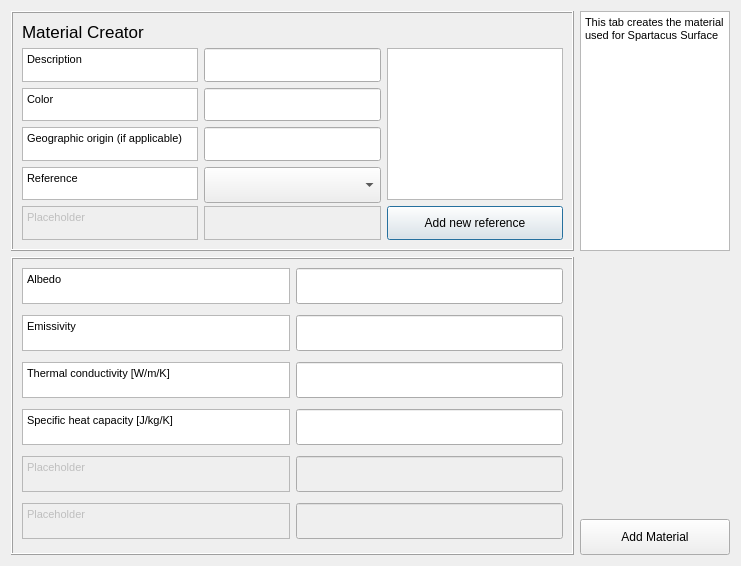
<?xml version="1.0" encoding="UTF-8"?>
<ui version="4.0">
 <class>SpartacusMaterialDialogBase</class>
 <widget class="QDialog" name="SpartacusMaterialDialogBase">
  <property name="geometry">
   <rect>
    <x>0</x>
    <y>0</y>
    <width>741</width>
    <height>566</height>
   </rect>
  </property>
  <property name="windowTitle">
   <string>Urban Type Database editor</string>
  </property>
  <layout class="QGridLayout" name="gridLayout_3">
   <item row="0" column="0">
    <widget class="QFrame" name="frame1">
     <property name="maximumSize">
      <size>
       <width>16777215</width>
       <height>240</height>
      </size>
     </property>
     <property name="frameShape">
      <enum>QFrame::Box</enum>
     </property>
     <property name="frameShadow">
      <enum>QFrame::Raised</enum>
     </property>
     <layout class="QGridLayout" name="gridLayout_2">
      <item row="3" column="0">
       <widget class="QTextBrowser" name="textBrowserOrig">
        <property name="sizePolicy">
         <sizepolicy hsizetype="Expanding" vsizetype="Preferred">
          <horstretch>0</horstretch>
          <verstretch>0</verstretch>
         </sizepolicy>
        </property>
        <property name="maximumSize">
         <size>
          <width>16777215</width>
          <height>36</height>
         </size>
        </property>
        <property name="html">
         <string>&lt;!DOCTYPE HTML PUBLIC &quot;-//W3C//DTD HTML 4.0//EN&quot; &quot;http://www.w3.org/TR/REC-html40/strict.dtd&quot;&gt;
&lt;html&gt;&lt;head&gt;&lt;meta name=&quot;qrichtext&quot; content=&quot;1&quot; /&gt;&lt;style type=&quot;text/css&quot;&gt;
p, li { white-space: pre-wrap; }
&lt;/style&gt;&lt;/head&gt;&lt;body style=&quot; font-family:'MS Shell Dlg 2'; font-size:7.8pt; font-weight:400; font-style:normal;&quot;&gt;
&lt;p style=&quot; margin-top:0px; margin-bottom:0px; margin-left:0px; margin-right:0px; -qt-block-indent:0; text-indent:0px;&quot;&gt;&lt;span style=&quot; font-size:8pt;&quot;&gt;Geographic origin (if applicable)&lt;/span&gt;&lt;/p&gt;&lt;/body&gt;&lt;/html&gt;</string>
        </property>
       </widget>
      </item>
      <item row="4" column="0">
       <widget class="QTextBrowser" name="textBrowserOrig_11">
        <property name="enabled">
         <bool>true</bool>
        </property>
        <property name="sizePolicy">
         <sizepolicy hsizetype="Preferred" vsizetype="Preferred">
          <horstretch>0</horstretch>
          <verstretch>0</verstretch>
         </sizepolicy>
        </property>
        <property name="maximumSize">
         <size>
          <width>16777215</width>
          <height>36</height>
         </size>
        </property>
        <property name="html">
         <string>&lt;!DOCTYPE HTML PUBLIC &quot;-//W3C//DTD HTML 4.0//EN&quot; &quot;http://www.w3.org/TR/REC-html40/strict.dtd&quot;&gt;
&lt;html&gt;&lt;head&gt;&lt;meta name=&quot;qrichtext&quot; content=&quot;1&quot; /&gt;&lt;style type=&quot;text/css&quot;&gt;
p, li { white-space: pre-wrap; }
&lt;/style&gt;&lt;/head&gt;&lt;body style=&quot; font-family:'MS Shell Dlg 2'; font-size:7.8pt; font-weight:400; font-style:normal;&quot;&gt;
&lt;p style=&quot; margin-top:0px; margin-bottom:0px; margin-left:0px; margin-right:0px; -qt-block-indent:0; text-indent:0px;&quot;&gt;&lt;span style=&quot; font-size:8pt;&quot;&gt;Reference&lt;/span&gt;&lt;/p&gt;&lt;/body&gt;&lt;/html&gt;</string>
        </property>
       </widget>
      </item>
      <item row="5" column="1">
       <widget class="QTextBrowser" name="textBrowserOrig_9">
        <property name="enabled">
         <bool>false</bool>
        </property>
        <property name="sizePolicy">
         <sizepolicy hsizetype="Expanding" vsizetype="Preferred">
          <horstretch>0</horstretch>
          <verstretch>0</verstretch>
         </sizepolicy>
        </property>
        <property name="maximumSize">
         <size>
          <width>16777215</width>
          <height>36</height>
         </size>
        </property>
        <property name="html">
         <string>&lt;!DOCTYPE HTML PUBLIC &quot;-//W3C//DTD HTML 4.0//EN&quot; &quot;http://www.w3.org/TR/REC-html40/strict.dtd&quot;&gt;
&lt;html&gt;&lt;head&gt;&lt;meta name=&quot;qrichtext&quot; content=&quot;1&quot; /&gt;&lt;style type=&quot;text/css&quot;&gt;
p, li { white-space: pre-wrap; }
&lt;/style&gt;&lt;/head&gt;&lt;body style=&quot; font-family:'MS Shell Dlg 2'; font-size:7.8pt; font-weight:400; font-style:normal;&quot;&gt;
&lt;p style=&quot;-qt-paragraph-type:empty; margin-top:0px; margin-bottom:0px; margin-left:0px; margin-right:0px; -qt-block-indent:0; text-indent:0px; font-size:8.25pt;&quot;&gt;&lt;br /&gt;&lt;/p&gt;&lt;/body&gt;&lt;/html&gt;</string>
        </property>
       </widget>
      </item>
      <item row="2" column="0">
       <widget class="QTextBrowser" name="textBrowserOrig_10">
        <property name="sizePolicy">
         <sizepolicy hsizetype="Expanding" vsizetype="Preferred">
          <horstretch>0</horstretch>
          <verstretch>0</verstretch>
         </sizepolicy>
        </property>
        <property name="maximumSize">
         <size>
          <width>16777215</width>
          <height>36</height>
         </size>
        </property>
        <property name="html">
         <string>&lt;!DOCTYPE HTML PUBLIC &quot;-//W3C//DTD HTML 4.0//EN&quot; &quot;http://www.w3.org/TR/REC-html40/strict.dtd&quot;&gt;
&lt;html&gt;&lt;head&gt;&lt;meta name=&quot;qrichtext&quot; content=&quot;1&quot; /&gt;&lt;style type=&quot;text/css&quot;&gt;
p, li { white-space: pre-wrap; }
&lt;/style&gt;&lt;/head&gt;&lt;body style=&quot; font-family:'MS Shell Dlg 2'; font-size:7.8pt; font-weight:400; font-style:normal;&quot;&gt;
&lt;p style=&quot; margin-top:0px; margin-bottom:0px; margin-left:0px; margin-right:0px; -qt-block-indent:0; text-indent:0px;&quot;&gt;&lt;span style=&quot; font-size:8pt;&quot;&gt;Color&lt;/span&gt;&lt;/p&gt;&lt;/body&gt;&lt;/html&gt;</string>
        </property>
       </widget>
      </item>
      <item row="5" column="2">
       <widget class="QPushButton" name="pushButtonToRefManager">
        <property name="enabled">
         <bool>true</bool>
        </property>
        <property name="sizePolicy">
         <sizepolicy hsizetype="Minimum" vsizetype="Expanding">
          <horstretch>0</horstretch>
          <verstretch>0</verstretch>
         </sizepolicy>
        </property>
        <property name="maximumSize">
         <size>
          <width>16777215</width>
          <height>36</height>
         </size>
        </property>
        <property name="text">
         <string>Add new reference</string>
        </property>
       </widget>
      </item>
      <item row="1" column="2" rowspan="4">
       <widget class="QTextBrowser" name="textBrowserRef">
        <property name="enabled">
         <bool>true</bool>
        </property>
        <property name="sizePolicy">
         <sizepolicy hsizetype="Preferred" vsizetype="Expanding">
          <horstretch>0</horstretch>
          <verstretch>0</verstretch>
         </sizepolicy>
        </property>
        <property name="minimumSize">
         <size>
          <width>0</width>
          <height>0</height>
         </size>
        </property>
        <property name="maximumSize">
         <size>
          <width>525</width>
          <height>211</height>
         </size>
        </property>
       </widget>
      </item>
      <item row="1" column="0">
       <widget class="QTextBrowser" name="textBrowserDesc">
        <property name="sizePolicy">
         <sizepolicy hsizetype="Expanding" vsizetype="Preferred">
          <horstretch>0</horstretch>
          <verstretch>0</verstretch>
         </sizepolicy>
        </property>
        <property name="maximumSize">
         <size>
          <width>16777215</width>
          <height>36</height>
         </size>
        </property>
        <property name="html">
         <string>&lt;!DOCTYPE HTML PUBLIC &quot;-//W3C//DTD HTML 4.0//EN&quot; &quot;http://www.w3.org/TR/REC-html40/strict.dtd&quot;&gt;
&lt;html&gt;&lt;head&gt;&lt;meta name=&quot;qrichtext&quot; content=&quot;1&quot; /&gt;&lt;style type=&quot;text/css&quot;&gt;
p, li { white-space: pre-wrap; }
&lt;/style&gt;&lt;/head&gt;&lt;body style=&quot; font-family:'MS Shell Dlg 2'; font-size:7.8pt; font-weight:400; font-style:normal;&quot;&gt;
&lt;p style=&quot; margin-top:0px; margin-bottom:0px; margin-left:0px; margin-right:0px; -qt-block-indent:0; text-indent:0px;&quot;&gt;&lt;span style=&quot; font-size:8pt;&quot;&gt;Description&lt;/span&gt;&lt;/p&gt;&lt;/body&gt;&lt;/html&gt;</string>
        </property>
       </widget>
      </item>
      <item row="1" column="1">
       <widget class="QgsFilterLineEdit" name="textEditDesc">
        <property name="sizePolicy">
         <sizepolicy hsizetype="Expanding" vsizetype="Preferred">
          <horstretch>0</horstretch>
          <verstretch>0</verstretch>
         </sizepolicy>
        </property>
        <property name="maximumSize">
         <size>
          <width>16777215</width>
          <height>36</height>
         </size>
        </property>
        <property name="inputMethodHints">
         <set>Qt::ImhNone</set>
        </property>
        <property name="qgisRelation" stdset="0">
         <string notr="true"/>
        </property>
       </widget>
      </item>
      <item row="2" column="1">
       <widget class="QgsFilterLineEdit" name="textEditColor">
        <property name="sizePolicy">
         <sizepolicy hsizetype="Expanding" vsizetype="Preferred">
          <horstretch>0</horstretch>
          <verstretch>0</verstretch>
         </sizepolicy>
        </property>
        <property name="maximumSize">
         <size>
          <width>16777215</width>
          <height>36</height>
         </size>
        </property>
        <property name="inputMethodHints">
         <set>Qt::ImhNone</set>
        </property>
        <property name="qgisRelation" stdset="0">
         <string notr="true"/>
        </property>
       </widget>
      </item>
      <item row="3" column="1">
       <widget class="QgsFilterLineEdit" name="textEditOrig">
        <property name="sizePolicy">
         <sizepolicy hsizetype="Expanding" vsizetype="Preferred">
          <horstretch>0</horstretch>
          <verstretch>0</verstretch>
         </sizepolicy>
        </property>
        <property name="maximumSize">
         <size>
          <width>16777215</width>
          <height>36</height>
         </size>
        </property>
        <property name="qgisRelation" stdset="0">
         <string notr="true"/>
        </property>
       </widget>
      </item>
      <item row="5" column="0">
       <widget class="QTextBrowser" name="textBrowserOrig_8">
        <property name="enabled">
         <bool>false</bool>
        </property>
        <property name="sizePolicy">
         <sizepolicy hsizetype="Expanding" vsizetype="Preferred">
          <horstretch>0</horstretch>
          <verstretch>0</verstretch>
         </sizepolicy>
        </property>
        <property name="maximumSize">
         <size>
          <width>16777215</width>
          <height>36</height>
         </size>
        </property>
        <property name="html">
         <string>&lt;!DOCTYPE HTML PUBLIC &quot;-//W3C//DTD HTML 4.0//EN&quot; &quot;http://www.w3.org/TR/REC-html40/strict.dtd&quot;&gt;
&lt;html&gt;&lt;head&gt;&lt;meta name=&quot;qrichtext&quot; content=&quot;1&quot; /&gt;&lt;style type=&quot;text/css&quot;&gt;
p, li { white-space: pre-wrap; }
&lt;/style&gt;&lt;/head&gt;&lt;body style=&quot; font-family:'MS Shell Dlg 2'; font-size:7.8pt; font-weight:400; font-style:normal;&quot;&gt;
&lt;p style=&quot; margin-top:0px; margin-bottom:0px; margin-left:0px; margin-right:0px; -qt-block-indent:0; text-indent:0px;&quot;&gt;&lt;span style=&quot; font-size:8.25pt;&quot;&gt;Placeholder&lt;/span&gt;&lt;/p&gt;&lt;/body&gt;&lt;/html&gt;</string>
        </property>
       </widget>
      </item>
      <item row="4" column="1">
       <widget class="QComboBox" name="comboBoxRef">
        <property name="enabled">
         <bool>true</bool>
        </property>
        <property name="sizePolicy">
         <sizepolicy hsizetype="Preferred" vsizetype="Preferred">
          <horstretch>0</horstretch>
          <verstretch>0</verstretch>
         </sizepolicy>
        </property>
        <property name="minimumSize">
         <size>
          <width>0</width>
          <height>36</height>
         </size>
        </property>
        <property name="maximumSize">
         <size>
          <width>500</width>
          <height>36</height>
         </size>
        </property>
       </widget>
      </item>
      <item row="0" column="0">
       <widget class="QLabel" name="label_3">
        <property name="font">
         <font>
          <pointsize>13</pointsize>
          <weight>50</weight>
          <italic>false</italic>
          <bold>false</bold>
          <strikeout>false</strikeout>
          <kerning>true</kerning>
         </font>
        </property>
        <property name="text">
         <string>Material Creator</string>
        </property>
       </widget>
      </item>
     </layout>
    </widget>
   </item>
   <item row="0" column="1">
    <widget class="QTextBrowser" name="textBrowserDescVar">
     <property name="enabled">
      <bool>true</bool>
     </property>
     <property name="sizePolicy">
      <sizepolicy hsizetype="Preferred" vsizetype="Preferred">
       <horstretch>0</horstretch>
       <verstretch>0</verstretch>
      </sizepolicy>
     </property>
     <property name="minimumSize">
      <size>
       <width>150</width>
       <height>0</height>
      </size>
     </property>
     <property name="maximumSize">
      <size>
       <width>16777215</width>
       <height>16777215</height>
      </size>
     </property>
     <property name="html">
      <string>&lt;!DOCTYPE HTML PUBLIC &quot;-//W3C//DTD HTML 4.0//EN&quot; &quot;http://www.w3.org/TR/REC-html40/strict.dtd&quot;&gt;
&lt;html&gt;&lt;head&gt;&lt;meta name=&quot;qrichtext&quot; content=&quot;1&quot; /&gt;&lt;style type=&quot;text/css&quot;&gt;
p, li { white-space: pre-wrap; }
&lt;/style&gt;&lt;/head&gt;&lt;body style=&quot; font-family:'MS Shell Dlg 2'; font-size:7.8pt; font-weight:400; font-style:normal;&quot;&gt;
&lt;p style=&quot; margin-top:12px; margin-bottom:12px; margin-left:0px; margin-right:0px; -qt-block-indent:0; text-indent:0px;&quot;&gt;&lt;span style=&quot; font-size:8pt;&quot;&gt;This tab creates the material used for Spartacus Surface&lt;/span&gt;&lt;/p&gt;&lt;/body&gt;&lt;/html&gt;</string>
     </property>
    </widget>
   </item>
   <item row="1" column="0" rowspan="2">
    <widget class="QFrame" name="frame">
     <property name="frameShape">
      <enum>QFrame::Box</enum>
     </property>
     <property name="frameShadow">
      <enum>QFrame::Raised</enum>
     </property>
     <layout class="QGridLayout" name="gridLayout">
      <property name="verticalSpacing">
       <number>11</number>
      </property>
      <item row="10" column="1">
       <widget class="QgsFilterLineEdit" name="textEditDesc_6">
        <property name="enabled">
         <bool>false</bool>
        </property>
        <property name="sizePolicy">
         <sizepolicy hsizetype="Expanding" vsizetype="Preferred">
          <horstretch>0</horstretch>
          <verstretch>0</verstretch>
         </sizepolicy>
        </property>
        <property name="maximumSize">
         <size>
          <width>16777215</width>
          <height>36</height>
         </size>
        </property>
        <property name="inputMethodHints">
         <set>Qt::ImhNone</set>
        </property>
        <property name="qgisRelation" stdset="0">
         <string notr="true"/>
        </property>
       </widget>
      </item>
      <item row="9" column="0">
       <widget class="QTextBrowser" name="textBrowserOrig_5">
        <property name="sizePolicy">
         <sizepolicy hsizetype="Expanding" vsizetype="Preferred">
          <horstretch>0</horstretch>
          <verstretch>0</verstretch>
         </sizepolicy>
        </property>
        <property name="maximumSize">
         <size>
          <width>16777215</width>
          <height>36</height>
         </size>
        </property>
        <property name="html">
         <string>&lt;!DOCTYPE HTML PUBLIC &quot;-//W3C//DTD HTML 4.0//EN&quot; &quot;http://www.w3.org/TR/REC-html40/strict.dtd&quot;&gt;
&lt;html&gt;&lt;head&gt;&lt;meta name=&quot;qrichtext&quot; content=&quot;1&quot; /&gt;&lt;style type=&quot;text/css&quot;&gt;
p, li { white-space: pre-wrap; }
&lt;/style&gt;&lt;/head&gt;&lt;body style=&quot; font-family:'MS Shell Dlg 2'; font-size:7.8pt; font-weight:400; font-style:normal;&quot;&gt;
&lt;p style=&quot; margin-top:0px; margin-bottom:0px; margin-left:0px; margin-right:0px; -qt-block-indent:0; text-indent:0px;&quot;&gt;&lt;span style=&quot; font-size:8.25pt;&quot;&gt;Specific heat capacity [J/kg/K]&lt;/span&gt;&lt;/p&gt;&lt;/body&gt;&lt;/html&gt;</string>
        </property>
       </widget>
      </item>
      <item row="11" column="0">
       <widget class="QTextBrowser" name="textBrowserOrig_7">
        <property name="enabled">
         <bool>false</bool>
        </property>
        <property name="sizePolicy">
         <sizepolicy hsizetype="Expanding" vsizetype="Preferred">
          <horstretch>0</horstretch>
          <verstretch>0</verstretch>
         </sizepolicy>
        </property>
        <property name="maximumSize">
         <size>
          <width>16777215</width>
          <height>36</height>
         </size>
        </property>
        <property name="html">
         <string>&lt;!DOCTYPE HTML PUBLIC &quot;-//W3C//DTD HTML 4.0//EN&quot; &quot;http://www.w3.org/TR/REC-html40/strict.dtd&quot;&gt;
&lt;html&gt;&lt;head&gt;&lt;meta name=&quot;qrichtext&quot; content=&quot;1&quot; /&gt;&lt;style type=&quot;text/css&quot;&gt;
p, li { white-space: pre-wrap; }
&lt;/style&gt;&lt;/head&gt;&lt;body style=&quot; font-family:'MS Shell Dlg 2'; font-size:7.8pt; font-weight:400; font-style:normal;&quot;&gt;
&lt;p style=&quot; margin-top:0px; margin-bottom:0px; margin-left:0px; margin-right:0px; -qt-block-indent:0; text-indent:0px;&quot;&gt;&lt;span style=&quot; font-size:8pt;&quot;&gt;Placeholder&lt;/span&gt;&lt;/p&gt;&lt;/body&gt;&lt;/html&gt;</string>
        </property>
       </widget>
      </item>
      <item row="7" column="0">
       <widget class="QTextBrowser" name="textBrowserOrig_3">
        <property name="sizePolicy">
         <sizepolicy hsizetype="Expanding" vsizetype="Preferred">
          <horstretch>0</horstretch>
          <verstretch>0</verstretch>
         </sizepolicy>
        </property>
        <property name="maximumSize">
         <size>
          <width>16777215</width>
          <height>36</height>
         </size>
        </property>
        <property name="html">
         <string>&lt;!DOCTYPE HTML PUBLIC &quot;-//W3C//DTD HTML 4.0//EN&quot; &quot;http://www.w3.org/TR/REC-html40/strict.dtd&quot;&gt;
&lt;html&gt;&lt;head&gt;&lt;meta name=&quot;qrichtext&quot; content=&quot;1&quot; /&gt;&lt;style type=&quot;text/css&quot;&gt;
p, li { white-space: pre-wrap; }
&lt;/style&gt;&lt;/head&gt;&lt;body style=&quot; font-family:'MS Shell Dlg 2'; font-size:7.8pt; font-weight:400; font-style:normal;&quot;&gt;
&lt;p style=&quot; margin-top:0px; margin-bottom:0px; margin-left:0px; margin-right:0px; -qt-block-indent:0; text-indent:0px;&quot;&gt;&lt;span style=&quot; font-size:8pt;&quot;&gt;Emissivity&lt;/span&gt;&lt;/p&gt;&lt;/body&gt;&lt;/html&gt;</string>
        </property>
       </widget>
      </item>
      <item row="7" column="1">
       <widget class="QgsFilterLineEdit" name="textEditEmissivity">
        <property name="sizePolicy">
         <sizepolicy hsizetype="Expanding" vsizetype="Preferred">
          <horstretch>0</horstretch>
          <verstretch>0</verstretch>
         </sizepolicy>
        </property>
        <property name="maximumSize">
         <size>
          <width>16777215</width>
          <height>36</height>
         </size>
        </property>
        <property name="inputMethodHints">
         <set>Qt::ImhNone</set>
        </property>
        <property name="qgisRelation" stdset="0">
         <string notr="true"/>
        </property>
       </widget>
      </item>
      <item row="11" column="1">
       <widget class="QgsFilterLineEdit" name="textEditDesc_7">
        <property name="enabled">
         <bool>false</bool>
        </property>
        <property name="sizePolicy">
         <sizepolicy hsizetype="Expanding" vsizetype="Preferred">
          <horstretch>0</horstretch>
          <verstretch>0</verstretch>
         </sizepolicy>
        </property>
        <property name="maximumSize">
         <size>
          <width>16777215</width>
          <height>36</height>
         </size>
        </property>
        <property name="inputMethodHints">
         <set>Qt::ImhNone</set>
        </property>
        <property name="qgisRelation" stdset="0">
         <string notr="true"/>
        </property>
       </widget>
      </item>
      <item row="8" column="0">
       <widget class="QTextBrowser" name="textBrowserOrig_4">
        <property name="sizePolicy">
         <sizepolicy hsizetype="Expanding" vsizetype="Preferred">
          <horstretch>0</horstretch>
          <verstretch>0</verstretch>
         </sizepolicy>
        </property>
        <property name="maximumSize">
         <size>
          <width>16777215</width>
          <height>36</height>
         </size>
        </property>
        <property name="html">
         <string>&lt;!DOCTYPE HTML PUBLIC &quot;-//W3C//DTD HTML 4.0//EN&quot; &quot;http://www.w3.org/TR/REC-html40/strict.dtd&quot;&gt;
&lt;html&gt;&lt;head&gt;&lt;meta name=&quot;qrichtext&quot; content=&quot;1&quot; /&gt;&lt;style type=&quot;text/css&quot;&gt;
p, li { white-space: pre-wrap; }
&lt;/style&gt;&lt;/head&gt;&lt;body style=&quot; font-family:'MS Shell Dlg 2'; font-size:7.8pt; font-weight:400; font-style:normal;&quot;&gt;
&lt;p style=&quot; margin-top:0px; margin-bottom:0px; margin-left:0px; margin-right:0px; -qt-block-indent:0; text-indent:0px;&quot;&gt;&lt;span style=&quot; font-size:8.25pt;&quot;&gt;Thermal conductivity [W/m/K]&lt;/span&gt;&lt;/p&gt;&lt;/body&gt;&lt;/html&gt;</string>
        </property>
       </widget>
      </item>
      <item row="10" column="0">
       <widget class="QTextBrowser" name="textBrowserOrig_6">
        <property name="enabled">
         <bool>false</bool>
        </property>
        <property name="sizePolicy">
         <sizepolicy hsizetype="Expanding" vsizetype="Preferred">
          <horstretch>0</horstretch>
          <verstretch>0</verstretch>
         </sizepolicy>
        </property>
        <property name="maximumSize">
         <size>
          <width>16777215</width>
          <height>36</height>
         </size>
        </property>
        <property name="html">
         <string>&lt;!DOCTYPE HTML PUBLIC &quot;-//W3C//DTD HTML 4.0//EN&quot; &quot;http://www.w3.org/TR/REC-html40/strict.dtd&quot;&gt;
&lt;html&gt;&lt;head&gt;&lt;meta name=&quot;qrichtext&quot; content=&quot;1&quot; /&gt;&lt;style type=&quot;text/css&quot;&gt;
p, li { white-space: pre-wrap; }
&lt;/style&gt;&lt;/head&gt;&lt;body style=&quot; font-family:'MS Shell Dlg 2'; font-size:7.8pt; font-weight:400; font-style:normal;&quot;&gt;
&lt;p style=&quot; margin-top:0px; margin-bottom:0px; margin-left:0px; margin-right:0px; -qt-block-indent:0; text-indent:0px;&quot;&gt;&lt;span style=&quot; font-size:8.25pt;&quot;&gt;Placeholder&lt;/span&gt;&lt;/p&gt;&lt;/body&gt;&lt;/html&gt;</string>
        </property>
       </widget>
      </item>
      <item row="6" column="0">
       <widget class="QTextBrowser" name="textBrowserOrig_2">
        <property name="sizePolicy">
         <sizepolicy hsizetype="Expanding" vsizetype="Preferred">
          <horstretch>0</horstretch>
          <verstretch>0</verstretch>
         </sizepolicy>
        </property>
        <property name="maximumSize">
         <size>
          <width>16777215</width>
          <height>36</height>
         </size>
        </property>
        <property name="html">
         <string>&lt;!DOCTYPE HTML PUBLIC &quot;-//W3C//DTD HTML 4.0//EN&quot; &quot;http://www.w3.org/TR/REC-html40/strict.dtd&quot;&gt;
&lt;html&gt;&lt;head&gt;&lt;meta name=&quot;qrichtext&quot; content=&quot;1&quot; /&gt;&lt;style type=&quot;text/css&quot;&gt;
p, li { white-space: pre-wrap; }
&lt;/style&gt;&lt;/head&gt;&lt;body style=&quot; font-family:'MS Shell Dlg 2'; font-size:7.8pt; font-weight:400; font-style:normal;&quot;&gt;
&lt;p style=&quot; margin-top:0px; margin-bottom:0px; margin-left:0px; margin-right:0px; -qt-block-indent:0; text-indent:0px;&quot;&gt;&lt;span style=&quot; font-size:8pt;&quot;&gt;Albedo&lt;/span&gt;&lt;/p&gt;&lt;/body&gt;&lt;/html&gt;</string>
        </property>
       </widget>
      </item>
      <item row="6" column="1">
       <widget class="QgsFilterLineEdit" name="textEditAlbedo">
        <property name="sizePolicy">
         <sizepolicy hsizetype="Expanding" vsizetype="Preferred">
          <horstretch>0</horstretch>
          <verstretch>0</verstretch>
         </sizepolicy>
        </property>
        <property name="maximumSize">
         <size>
          <width>16777215</width>
          <height>36</height>
         </size>
        </property>
        <property name="inputMethodHints">
         <set>Qt::ImhNone</set>
        </property>
        <property name="qgisRelation" stdset="0">
         <string notr="true"/>
        </property>
       </widget>
      </item>
      <item row="8" column="1">
       <widget class="QgsFilterLineEdit" name="textEditThermalC">
        <property name="sizePolicy">
         <sizepolicy hsizetype="Expanding" vsizetype="Preferred">
          <horstretch>0</horstretch>
          <verstretch>0</verstretch>
         </sizepolicy>
        </property>
        <property name="maximumSize">
         <size>
          <width>16777215</width>
          <height>36</height>
         </size>
        </property>
        <property name="inputMethodHints">
         <set>Qt::ImhNone</set>
        </property>
        <property name="qgisRelation" stdset="0">
         <string notr="true"/>
        </property>
       </widget>
      </item>
      <item row="9" column="1">
       <widget class="QgsFilterLineEdit" name="textEditSpecificH">
        <property name="sizePolicy">
         <sizepolicy hsizetype="Expanding" vsizetype="Preferred">
          <horstretch>0</horstretch>
          <verstretch>0</verstretch>
         </sizepolicy>
        </property>
        <property name="maximumSize">
         <size>
          <width>16777215</width>
          <height>36</height>
         </size>
        </property>
        <property name="inputMethodHints">
         <set>Qt::ImhNone</set>
        </property>
        <property name="qgisRelation" stdset="0">
         <string notr="true"/>
        </property>
       </widget>
      </item>
     </layout>
    </widget>
   </item>
   <item row="1" column="1">
    <spacer name="horizontalSpacer_2">
     <property name="orientation">
      <enum>Qt::Horizontal</enum>
     </property>
     <property name="sizeHint" stdset="0">
      <size>
       <width>223</width>
       <height>20</height>
      </size>
     </property>
    </spacer>
   </item>
   <item row="2" column="1">
    <widget class="QPushButton" name="pushButtonGen">
     <property name="enabled">
      <bool>true</bool>
     </property>
     <property name="sizePolicy">
      <sizepolicy hsizetype="Minimum" vsizetype="Expanding">
       <horstretch>0</horstretch>
       <verstretch>0</verstretch>
      </sizepolicy>
     </property>
     <property name="maximumSize">
      <size>
       <width>16777215</width>
       <height>36</height>
      </size>
     </property>
     <property name="text">
      <string>Add Material</string>
     </property>
    </widget>
   </item>
  </layout>
 </widget>
 <customwidgets>
  <customwidget>
   <class>QgsFilterLineEdit</class>
   <extends>QLineEdit</extends>
   <header>qgsfilterlineedit.h</header>
  </customwidget>
 </customwidgets>
 <resources/>
 <connections/>
</ui>
